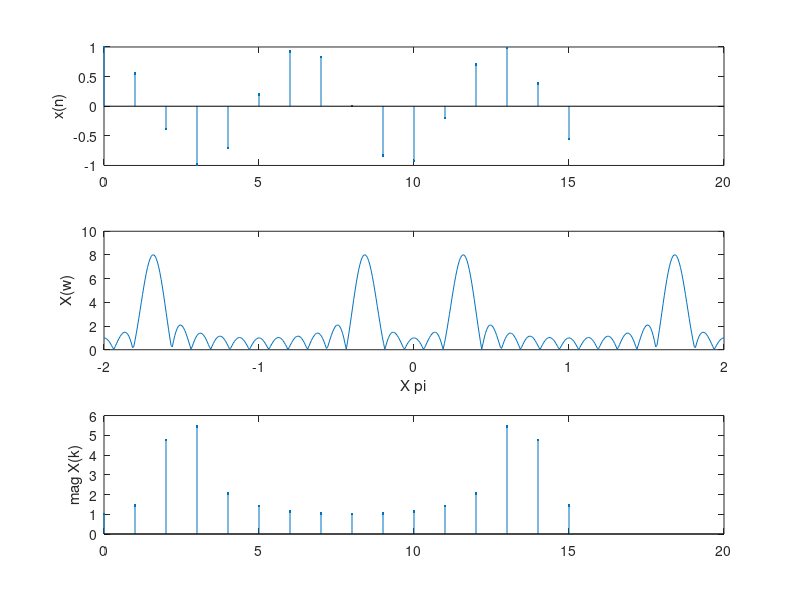
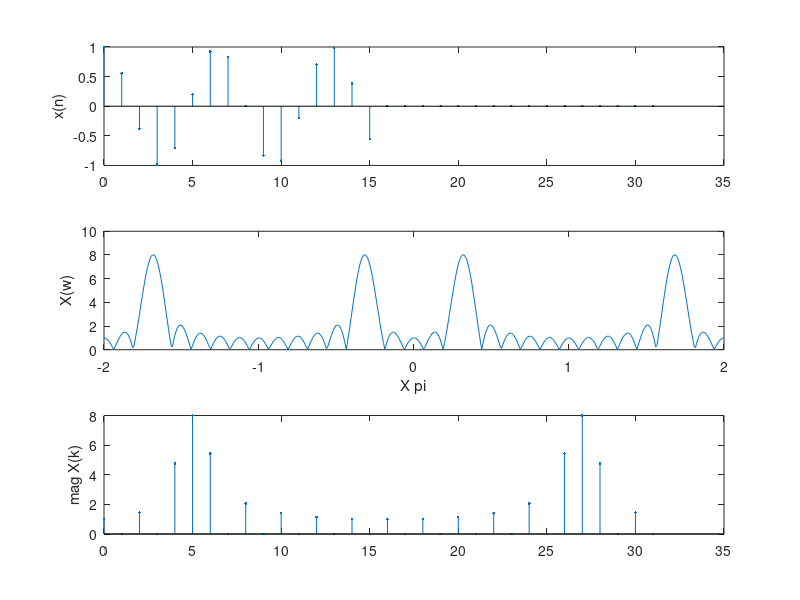

Write the MATLAB code that produced these figures, in order.
for N=16:16:32 
n=0:15; 
x1=cos(5*n*pi/16); 
n=0:N-1;k=n; 
x=zeros(1,N); 
x(find(n<=15))=x1; 
y=x*exp(-j*2*pi/N).^(n'*k); 
w=linspace(-2*pi,2*pi,500); 
y1=x*exp(-j*n'*w); 
figure; 
subplot(3,1,1);stem(n,x,'.');ylabel('x(n)'); 
subplot(3,1,2);plot(w/pi,abs(y1));xlabel('X pi');ylabel('X(w)'); 
subplot(3,1,3);stem(k,abs(y),'.');ylabel('mag X(k)'); 
end